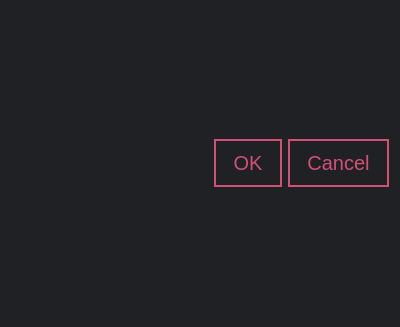
<?xml version="1.0" encoding="UTF-8"?>
<ui version="4.0">
 <class>Dialog</class>
 <widget class="QDialog" name="Dialog">
  <property name="geometry">
   <rect>
    <x>0</x>
    <y>0</y>
    <width>400</width>
    <height>327</height>
   </rect>
  </property>
  <property name="windowTitle">
   <string>Settings</string>
  </property>
  <property name="styleSheet">
   <string notr="true">* {
	background-color: #202124;
	color: #fff;
	border: 0px solid #fff;
}

QPushButton {
	border: 2px solid rgb(211, 79, 115);
	padding: 10px 17px;
	color: #D34F73;
	font-size: 20px;
	font-family: 'Roboto', sans-serif;
	font-weight: 300;
}

QPushButton:hover {
	border-color: #06BA63;
	color: #06BA63;
}

QLineEdit {
	border: 1px solid #fff;
}</string>
  </property>
  <layout class="QVBoxLayout" name="verticalLayout">
   <item>
    <layout class="QVBoxLayout" name="settings_layout"/>
   </item>
   <item>
    <widget class="QDialogButtonBox" name="buttonBox">
     <property name="orientation">
      <enum>Qt::Horizontal</enum>
     </property>
     <property name="standardButtons">
      <set>QDialogButtonBox::Cancel|QDialogButtonBox::Ok</set>
     </property>
    </widget>
   </item>
  </layout>
 </widget>
 <resources/>
 <connections>
  <connection>
   <sender>buttonBox</sender>
   <signal>accepted()</signal>
   <receiver>Dialog</receiver>
   <slot>accept()</slot>
   <hints>
    <hint type="sourcelabel">
     <x>248</x>
     <y>254</y>
    </hint>
    <hint type="destinationlabel">
     <x>157</x>
     <y>274</y>
    </hint>
   </hints>
  </connection>
  <connection>
   <sender>buttonBox</sender>
   <signal>rejected()</signal>
   <receiver>Dialog</receiver>
   <slot>reject()</slot>
   <hints>
    <hint type="sourcelabel">
     <x>316</x>
     <y>260</y>
    </hint>
    <hint type="destinationlabel">
     <x>286</x>
     <y>274</y>
    </hint>
   </hints>
  </connection>
 </connections>
</ui>
